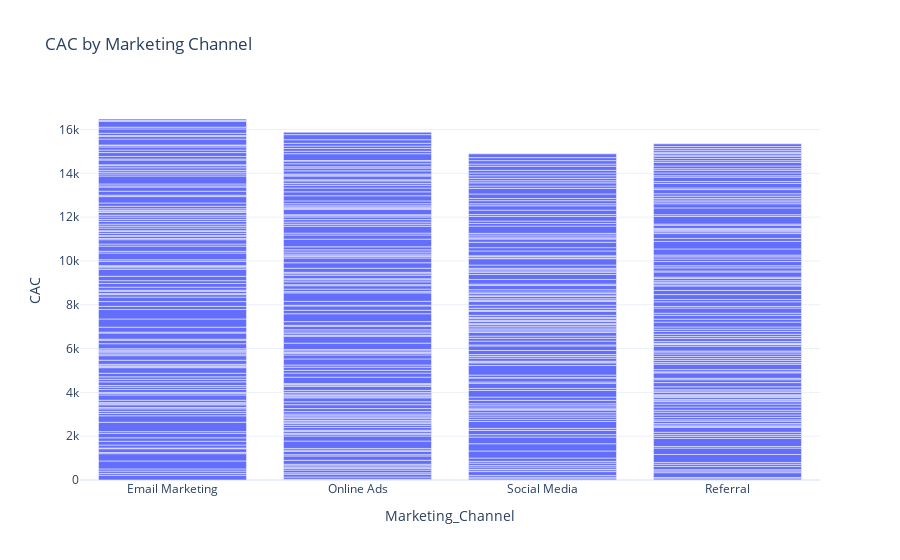

The code cell stored with this chart in its notebook:
### Code cell
fig1 = px.bar(data, x='Marketing_Channel', 
              y='CAC', title='CAC by Marketing Channel')
fig1.show()

### Figure 1 — Plotly figure (JSON) as saved in the notebook; plotly's stock layout.template omitted (floating-point values rounded to 4 significant figures; data arrays with more than 128 entries replaced by an {"elided": "..."} marker saying what was removed)
{"data": [{"alignmentgroup": "True", "hovertemplate": "Marketing_Channel=%{x}<br>CAC=%{y}<extra></extra>", "legendgroup": "", "marker": {"color": "#636efa", "pattern": {"shape": ""}}, "name": "", "offsetgroup": "", "orientation": "v", "showlegend": false, "textposition": "auto", "type": "bar", "x": {"elided": "500 str values"}, "xaxis": "x", "y": {"elided": "500 float values"}, "yaxis": "y"}], "layout": {"barmode": "relative", "legend": {"tracegroupgap": 0}, "title": {"text": "CAC by Marketing Channel"}, "xaxis": {"anchor": "y", "domain": [0, 1], "title": {"text": "Marketing_Channel"}}, "yaxis": {"anchor": "x", "domain": [0, 1], "title": {"text": "CAC"}}}}
